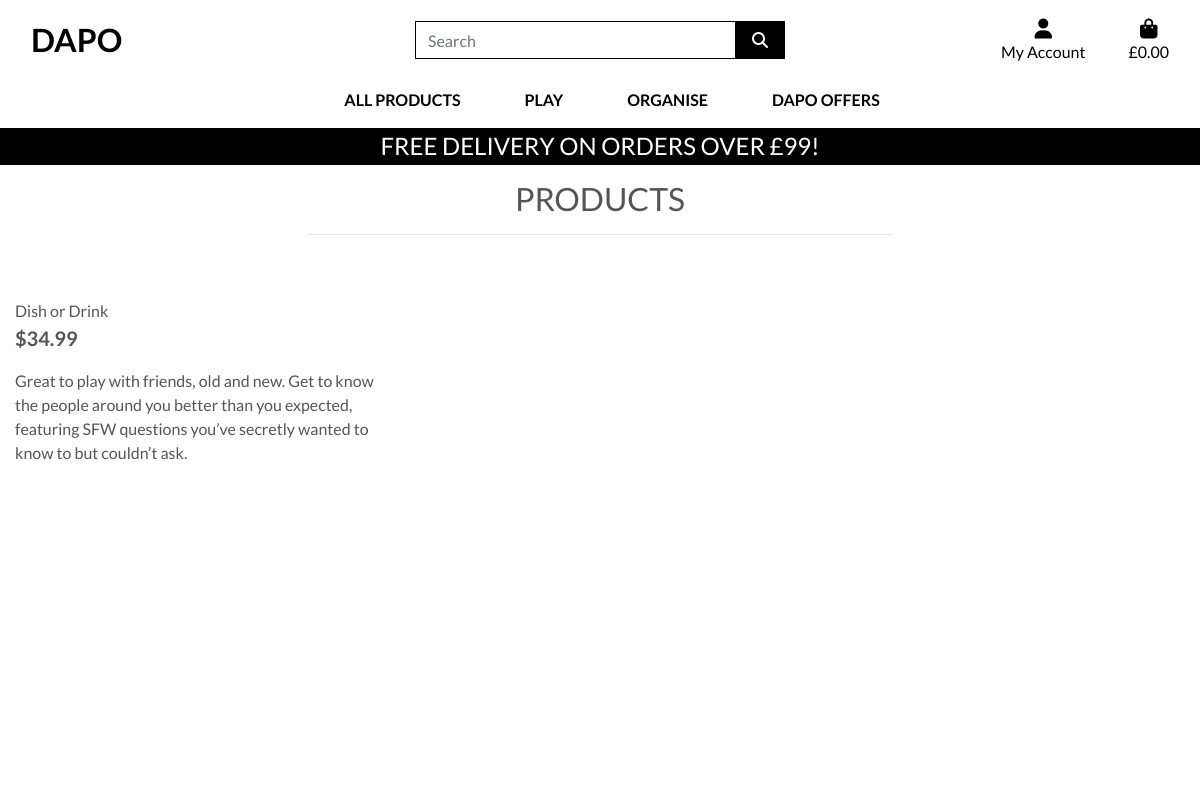
/products/1, run on the app's committed database.
### products/models.py (models this page shows, shortened)
class Product(models.Model):
    category = models.ForeignKey('Category', null=True, blank=True, on_delete=models.SET_NULL)
    sku = models.CharField(max_length=254, null=True, blank=True)
    name = models.CharField(max_length=254)
    description = models.TextField()
    price = models.DecimalField(max_digits=6, decimal_places=2)
    image_url = models.URLField(max_length=1024, null=True, blank=True)
    image = models.ImageField(null=True, blank=True)

### products/views.py (the view)
# urls.py: path('<product_id>', views.product_info, name='product_info'),
def product_info(request, product_id):
    product = get_object_or_404(Product, pk=product_id)
    context = {
        'product': product,
    }
    return render(request, 'products/product_info.html', context)

### products/templates/products/product_info.html (shortened to what this page needs)
{% extends "base.html" %}
{% load static %}
{% block page_header %}
    <div class="container header-container">
    </div>
{% endblock %}
{% block content %}
<div class="overlay"></div>
    <div class="container-fluid">
        <div class="row">
            <div class="col text-center mt-3">
                <h2 class="logo-font">Products</h2>
                <hr class="w-50 mb-1">
            </div>
        </div>
        <div class="row">
            <div class="product-container col-10 offset-1">
                        </div>
                        <div class="col-12 col-md-6 col-lg-4">
                            <div class="product-info-container mb-5 mt-md-5">
                                <p class="mb-0">{{ product.name }}</p>
                                <p class="lead mb-0 text-left font-weight-bold">${{ product.price }}</p>
                                <p class="mt-3">{{ product.description }}</p>
                            </div>
                        </div>
                    </div>
                </div>
{% endblock %}

### static/css/base.css (style rules this page uses)
html { height: 100%; }
body { background: url('#') no-repeat center center fixed; background-size: cover; height: calc(100vh - 164px); color: #555; font-family: 'Lato'; }
.logo-font { text-transform: uppercase; }
.overlay { height: 100%; width: 100%; top: 0; left: 0; position: fixed; background: white; z-index: -1; }
@media (min-width: 1200px) { .container { max-width: 80%; } }
@media (min-width: 992px) { .header-container { padding-top: 164px; } }

### data on the page
Product: name "Dish or Drink", price "34.99", description "Great to play with friends, old and new. Get to know the people around you better than you expected, featuring SFW questions you’ve secretly wanted to know to but couldn’t ask."
